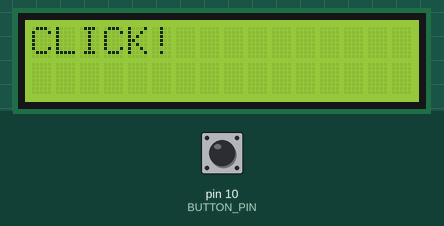
Simulated run of this sketch. Board: Arduino Uno, built with avr-gcc and run on an emulated ATmega328P. Parts: 16×2 character LCD. The test bench sets the inputs (shaded band); at power-on: pin 10 (BUTTON_PIN) LOW. Random numbers use the default seed unless the sketch sets one.

Above: at 2.4 s.
2.5 s: pin 10 (BUTTON_PIN) pulled HIGH for 0.15 s
At 3.7 s:
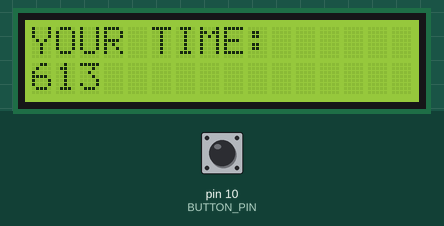
4.1 s: pin 10 (BUTTON_PIN) pulled HIGH for 1 s
At 5.9 s:
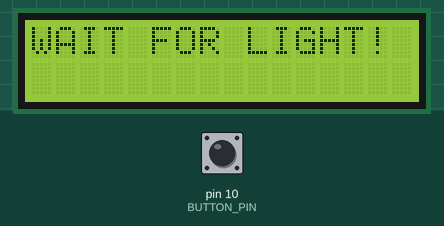
8.1 s: pin 10 (BUTTON_PIN) pulled HIGH for 0.15 s
At 9.3 s:
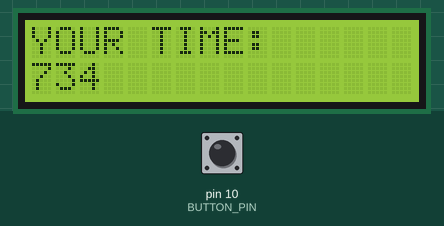
9.7 s: pin 10 (BUTTON_PIN) pulled HIGH for 3.2 s
At 14.6 s:
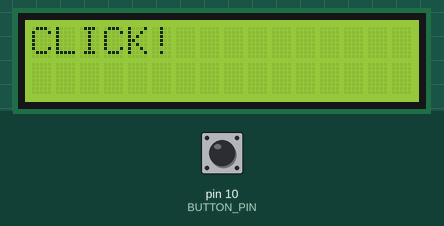
15.5 s: pin 10 (BUTTON_PIN) pulsed HIGH 5 times (0.12 s each, 0.3 s apart)
At 18.1 s:
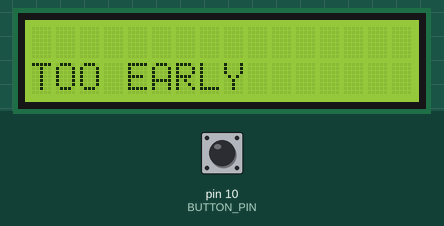
Timing chart, 0 to 19.5 s (numbered marks = the images above; inputs shaded):
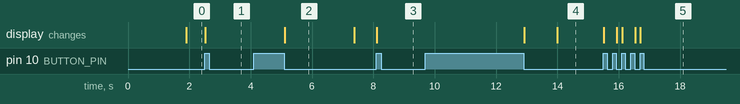

The sketch:

reaction_time.ino
```cpp
#include <LiquidCrystal_I2C.h>

LiquidCrystal_I2C lcd(0x27, 16, 2);

const int BUTTON_PIN = 10;

long click_start_time = -1;
long timer_start_time = 0;
long delay_time = random(1000, 3000);
bool button_pressed = false;

void setup() {
  lcd.init();
  lcd.backlight();
  lcd.setCursor(0,0);
  lcd.print("WAIT FOR LIGHT!");

  pinMode(BUTTON_PIN, INPUT);
  timer_start_time = millis();
}

void waitForButton() {
  while (digitalRead(BUTTON_PIN) == HIGH) {}
  while (digitalRead(BUTTON_PIN) == LOW) {}
  while (digitalRead(BUTTON_PIN) == HIGH) {}
}

void loop() {
  if (millis() >= timer_start_time + delay_time && click_start_time < 0) {
    lcd.setCursor(0, 0);
    lcd.print("CLICK!          ");
    click_start_time = millis();
  }

  if (digitalRead(BUTTON_PIN) == HIGH) {
    if (!button_pressed) {
      if (click_start_time > 0) {
        lcd.clear();
        lcd.print("YOUR TIME: ");
        lcd.setCursor(0, 1);

        lcd.print(millis() - click_start_time);
        click_start_time = -1;
      } else {
        lcd.clear();
        lcd.setCursor(0, 1);
        lcd.print("TOO EARLY       ");
        click_start_time = -1;
      }

      waitForButton();
      lcd.clear();
      lcd.print("WAIT FOR LIGHT!");
      timer_start_time = millis();

      delay_time = random(1000, 3000);
      button_pressed = true;
    }
  } else {
    button_pressed = false;
  }
}
```

Measured:
- after the input at 2.5 s, the display: changes at once (image 1)
- after the input at 4.1 s, the display: changes after 1.0 s (image 2)
- after the input at 8.1 s, the display: changes at once (image 3)
- after the input at 9.7 s, the display: first changes after 3.2 s (image 4 shows a later state)
- after the input at 15.5 s, the display: first changes at once (image 5 shows a later state)
- what the display in image 2 shows lasts 2.3 s, from 5.1 s to 7.4 s
